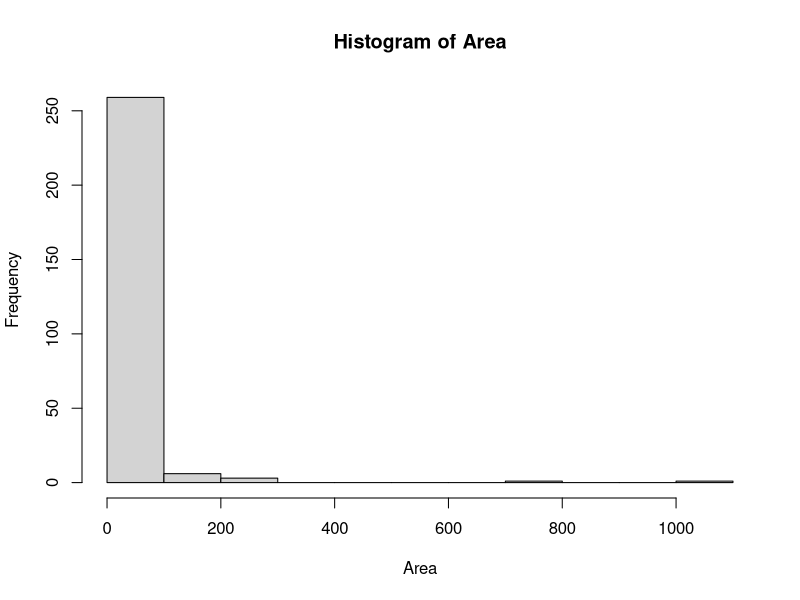
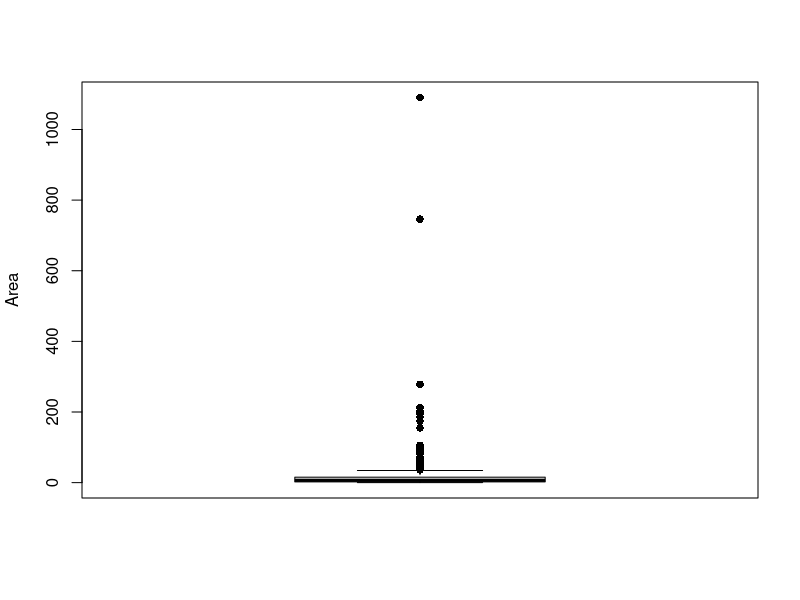
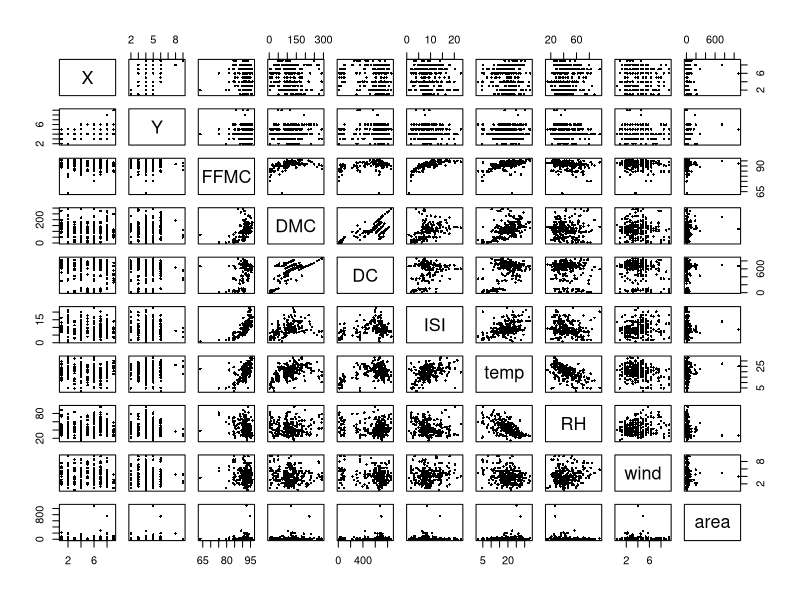
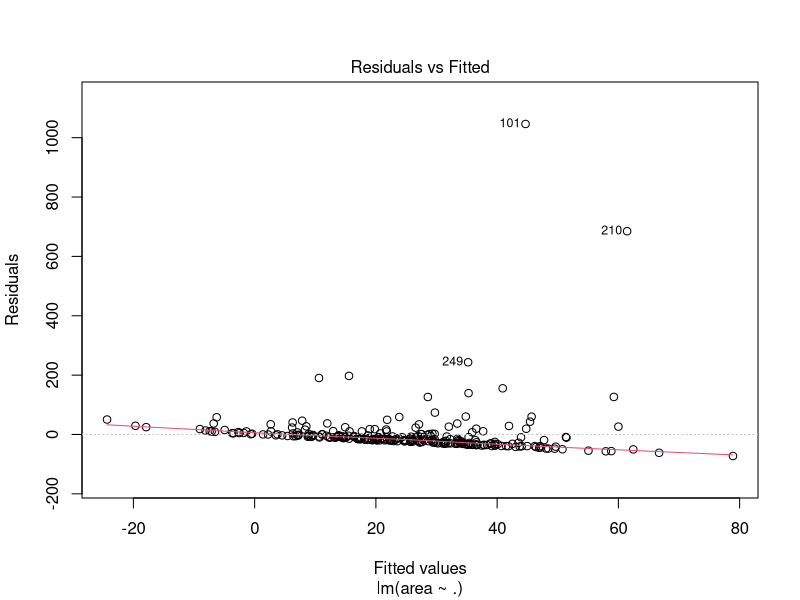
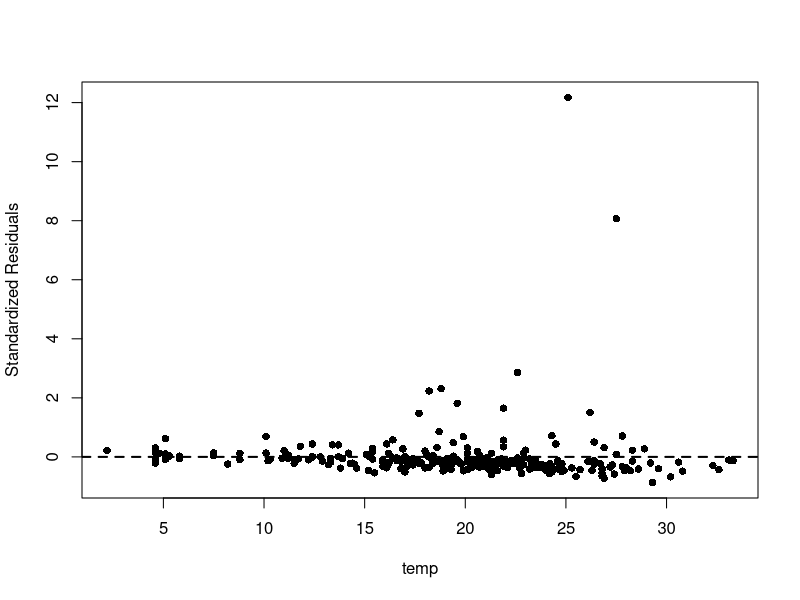
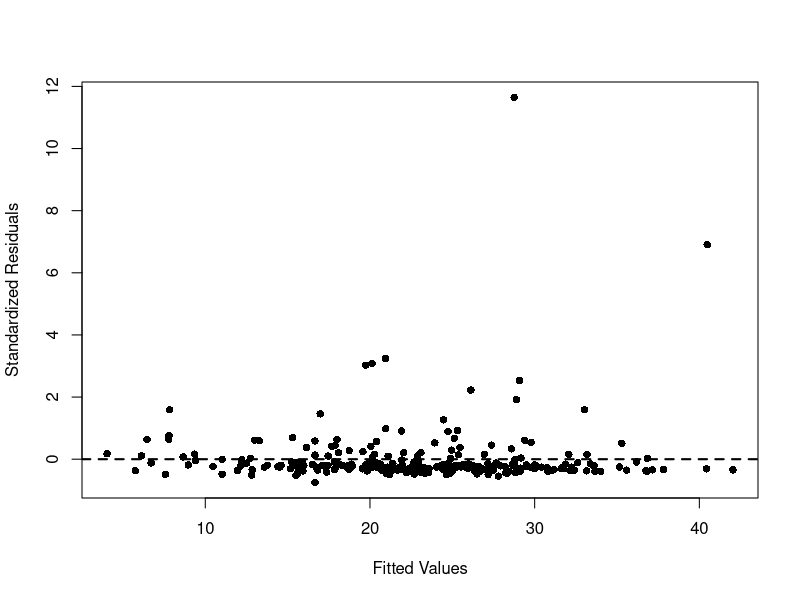
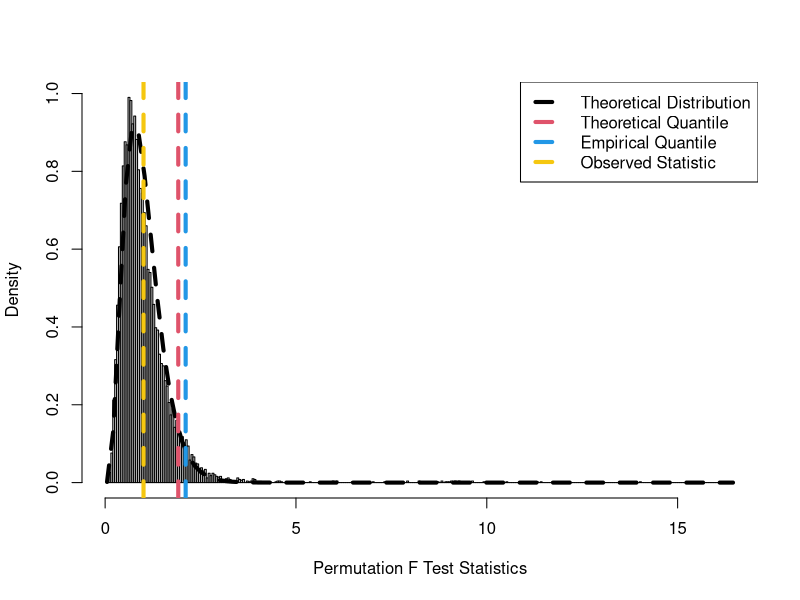
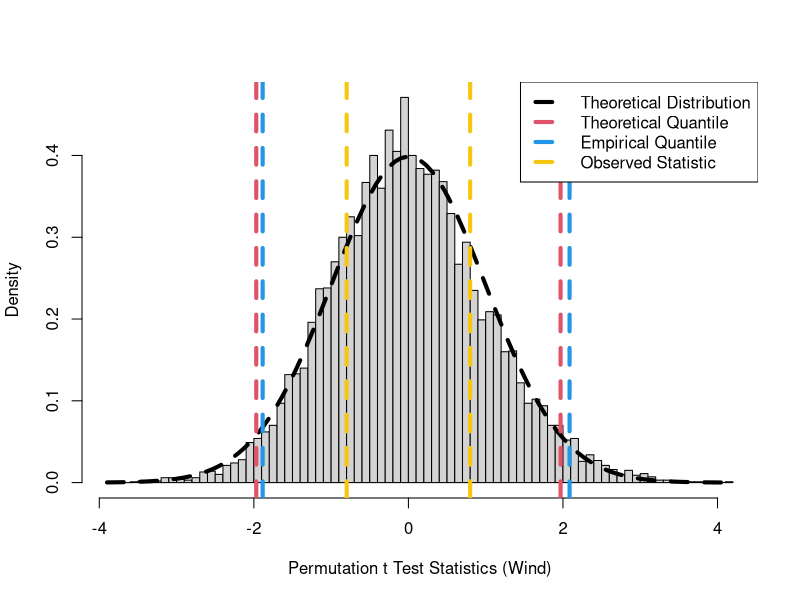

These figures' R source, in order: (Note: this script raises an error after producing the figures.)
## ---- chunk 1
knitr::opts_chunk$set(echo = TRUE)
## ---- chunk 2
library(car);library(lmtest);library(sandwich);library(sandwich);library(lmtest)
## ---- chunk 3
## Introduction to Fire Data

df = read.table("fire.txt", header = TRUE)

dim(df)
head(df)
summary(df)
## ---- chunk 4
names(df)
## ---- chunk 5
df$month = factor(df$month)
df$day = factor(df$day)

summary(df)
## ---- chunk 6
df_quant = df[, c("X", "Y", "FFMC", "DMC", "DC", "ISI",
                  "temp", "RH", "wind", "area")]

summary(df_quant)
## ---- chunk 7
Y = df_quant$area

hist(Y, xlab = "Area", main = "Histogram of Area")
boxplot(Y, ylab = "Area", pch = 16)
## ---- chunk 8
plot(df_quant, pch = 16, cex = 0.5)
## ---- chunk 9
ols_model = lm(area ~ ., df_quant)
summary(ols_model)
## ---- chunk 10
Y = df_quant$area
X = model.matrix(ols_model)

n = dim(X)[1]
p = dim(X)[2]

colnames(X)
## ---- chunk 11
beta = solve(crossprod(X), crossprod(X, Y))[,]
print(beta)

beta = ols_model$coefficients
print(beta)

residuals = Y - X %*% beta

sigma = sqrt(mean(residuals^2))
print(sigma)

S = sqrt(sum(residuals^2) / (n - p))
print(S)

S = summary(ols_model)$sigma
print(S)
## ---- chunk 12
## Linear Constraints

R = rbind(c(0, 0, 0, 0, 50, 0, 0, 0, 10, 0),
          c(0, 0, 0, 0, 0, 0, 6, 12, 0, 0))

r = c(3, 3)
k = length(r)

print(colnames(X))
print(R)
print(r)
## ---- chunk 13
## Exact F Test

FT = crossprod(R %*% beta - r,
               solve(R %*% solve(crossprod(X), t(R)),
                     R %*% beta - r))[,] / (k * S^2)

print(FT)

pvalue_F = pf(FT, k, n - p, lower.tail = FALSE)
print(pvalue_F)

## Wald Test

WT = k * FT
print(WT)

pvalue_WT = pchisq(WT, k, lower.tail = FALSE)
print(pvalue_WT)
## ---- chunk 14
plot(ols_model, which = 1)
## ---- chunk 15
# Step 1: residuals
residuals = ols_model$residuals

# Step 2: squared residuals
Y_aux = residuals^2

# Step 3: regress squared residuals on covariates
X = model.matrix(ols_model)
aux_model = lm(Y_aux ~ X[,-1])

# Step 4: compute R^2
R2_aux = summary(aux_model)$r.squared

# Step 5: compute BP statistic
n = length(residuals)
BP_stat = n * R2_aux

# Step 6: p-value
p_value = 1 - pchisq(BP_stat, df = ncol(X) - 1)

print(BP_stat)
print(p_value)
## ---- chunk 16
vcovOLS = summary(ols_model)$sigma^2 * summary(ols_model)$cov.unscaled
print(vcovOLS)

Sigma = diag(residuals^2 / (1 - hatvalues(ols_model))^2)

vcovHC3 = summary(ols_model)$cov.unscaled %*% crossprod(X, Sigma) %*%
  X %*% summary(ols_model)$cov.unscaled

print(vcovHC3)

## ---- chunk 17

SE = cbind(
  OLS = sqrt(diag(vcovOLS)),
  HC3 = sqrt(diag(vcovHC3))
)

print(SE)
## ---- chunk 18
alpha = 0.05

CI_HC3 = cbind(
  beta - qt(1 - alpha / 2, n - p) * sqrt(diag(vcovHC3)),
  beta + qt(1 - alpha / 2, n - p) * sqrt(diag(vcovHC3))
)

colnames(CI_HC3) = colnames(confint(ols_model))
print(CI_HC3)

CI_OLS = confint(ols_model)
print(CI_OLS)
## ---- chunk 19
test = matrix(0, p, 4)
rownames(test) = names(ols_model$coefficients)
colnames(test) = colnames(summary(ols_model)$coefficients)

test[,1] = beta
test[,2] = sqrt(diag(vcovHC3))
test[,3] = test[,1] / test[,2]
test[,4] = 2 * pt(abs(test[,3]), n - p, lower.tail = FALSE)

print(test)

summary(ols_model)
## ---- chunk 20
plot(rstandard(ols_model) ~ temp, df_quant,
     ylab = "Standardized Residuals",
     pch = 16)
abline(h = 0, lty = 2, lwd = 2)
## ---- chunk 21
# IRLS with residual variance modeled as a function of temp

irls_model = ols_model
residuals_irls = irls_model$residuals

w = rep(1, nrow(df_quant))
err = Inf
tol = 1e-10
niter = 0
maxiter = 1e3

while (err > tol & niter < maxiter)
{
  
  aux = lm(log(residuals_irls^2) ~ log(temp), df_quant)
  err = sum(abs(w - exp(-aux$fitted.values))) / sum(w)
  w = exp(-aux$fitted.values)
  WLS = lm(area ~ ., df_quant, weights = w)
  residuals_irls = WLS$residuals
  niter = niter + 1
  
}

summary(aux)
summary(WLS)
## ---- chunk 22
gamma_hat = coef(aux_model)

alpha_0_hat = exp(gamma_hat[1])
alpha_1_hat = gamma_hat[2]

alpha_0_hat
alpha_1_hat

cat(
  paste0(
    "Estimated residual variance equation: sigma_i^2 = ",
    round(alpha_0_hat, 4),
    " * temp_i^",
    round(alpha_1_hat, 4)
  )
)
## ---- chunk 23
ols_summary = summary(ols_model)
irls_summary = summary(irls_model)

compare_ols_irls = data.frame(
  Variable = names(coef(ols_model)),
  OLS_Estimate = coef(ols_model),
  OLS_SE = ols_summary$coefficients[, "Std. Error"],
  OLS_t = ols_summary$coefficients[, "t value"],
  OLS_p_value = ols_summary$coefficients[, "Pr(>|t|)"],
  IRLS_Estimate = coef(irls_model),
  IRLS_SE = irls_summary$coefficients[, "Std. Error"],
  IRLS_t = irls_summary$coefficients[, "t value"],
  IRLS_p_value = irls_summary$coefficients[, "Pr(>|t|)"]
)

print(compare_ols_irls)
## ---- chunk 24
ols_ci = confint(ols_model, level = 0.95)
irls_ci = confint(irls_model, level = 0.95)

print("--- OLS 95% CI ---")
print(ols_ci)

print("--- IRLS/WLS 95% CI ---")
print(irls_ci)
## ---- chunk 25
summary(w)
## ---- chunk 26
plot(WLS$fitted.values, rstandard(WLS),
     xlab = "Fitted Values",
     ylab = "Standardized Residuals",
     pch = 16)
abline(h = 0, lty = 2, lwd = 2)
## ---- chunk 27
## Jackknife

n = nrow(df_quant)
p = length(coef(ols_model))

beta_jack = matrix(0, n, p)

for (i in 1:n)
{
  fit_i = lm(area ~ ., df_quant[-i, ])
  beta_jack[i, ] = coef(fit_i)
}

beta_bar = colMeans(beta_jack)

se_jack = sqrt((n - 1) / n *
  colSums((sweep(beta_jack, 2, beta_bar, "-"))^2))

print(se_jack)

## Bootstrap

set.seed(0)
B = 1000

beta_boot = matrix(0, B, p)

for (b in 1:B)
{
  idx = sample(1:n, n, replace = TRUE)
  fit_b = lm(area ~ ., df_quant[idx, ])
  beta_boot[b, ] = coef(fit_b)
}

se_boot = apply(beta_boot, 2, sd)

print(se_boot)
## ---- chunk 28

se_ols = summary(ols_model)$coefficients[,2]
alpha = 0.05
beta_hat = coef(ols_model)


CI_normal = cbind(
  beta_hat - qnorm(1 - alpha/2) * se_boot,
  beta_hat + qnorm(1 - alpha/2) * se_boot
)


CI_percentile = apply(beta_boot, 2, quantile, probs = c(alpha/2, 1 - alpha/2))
CI_percentile = t(CI_percentile)


CI_pivot = cbind(
  2 * beta_hat - CI_percentile[,2],
  2 * beta_hat - CI_percentile[,1]
)


var_names = names(beta_hat)

final_table = data.frame(
  Variable = var_names,
  OLS_SE = se_ols,
  Jackknife_SE = se_jack,
  Bootstrap_SE = se_boot,
  Normal_L = CI_normal[,1],
  Normal_U = CI_normal[,2],
  Percentile_L = CI_percentile[,1],
  Percentile_U = CI_percentile[,2],
  Pivot_L = CI_pivot[,1],
  Pivot_U = CI_pivot[,2]
)


final_table[,-1] = round(final_table[,-1], 3)

print(final_table)
## ---- chunk 29
### Permutation test of full model and wind

set.seed(0)
alpha = 0.05
B = 10000

Y = df_quant$area
X = model.matrix(ols_model)
n = dim(X)[1]
p = dim(X)[2] - 1
## ---- chunk 30
## Permutation F test: overall model significance

f_observed = summary(ols_model)$fstatistic[1]
df_f1 = summary(ols_model)$fstatistic[2]
df_f2 = summary(ols_model)$fstatistic[3]

p_val_F_theory = pf(f_observed, df_f1, df_f2, lower.tail = FALSE)

f_permuted = numeric(B)

for (i in 1:B)
{
  perm_y = sample(Y)
  perm_model = lm(perm_y ~ ., data = df_quant[, names(df_quant) != "area"])
  f_permuted[i] = summary(perm_model)$fstatistic[1]
}

p_val_F_perm = (1 + sum(f_permuted >= f_observed)) / (1 + B)

print(f_observed)
print(p_val_F_theory)
print(p_val_F_perm)
## ---- chunk 31
## Plot for permutation F test

hist(f_permuted, "FD", freq = FALSE, main = NA,
     xlab = "Permutation F Test Statistics",
     ylab = "Density")

curve(df(x, df_f1, df_f2), add = TRUE, lty = 2, lwd = 4)

abline(v = qf(1 - alpha, df_f1, df_f2), col = 2, lty = 2, lwd = 4)
abline(v = quantile(f_permuted, 1 - alpha), col = 4, lty = 2, lwd = 4)
abline(v = f_observed, col = 7, lty = 2, lwd = 4)

legend("topright",
       c("Theoretical Distribution", "Theoretical Quantile",
         "Empirical Quantile", "Observed Statistic"),
       col = c(1, 2, 4, 7),
       lty = rep(2, 4),
       lwd = rep(4, 4))
## ---- chunk 32
## Permutation t test for wind

model_reduced = lm(area ~ . - wind, data = df_quant)

fitted_reduced = model_reduced$fitted.values
res_reduced = model_reduced$residuals

t_observed = summary(ols_model)$coefficients["wind", "t value"]
df_t = summary(ols_model)$df[2]

p_val_t_theory = 2 * pt(abs(t_observed), df_t, lower.tail = FALSE)

t_permuted = numeric(B)

for (i in 1:B)
{
  res_star = sample(res_reduced)
  y_star = fitted_reduced + res_star
  
  temp_data = df_quant
  temp_data$area = y_star
  
  model_star = lm(area ~ ., data = temp_data)
  t_permuted[i] = summary(model_star)$coefficients["wind", "t value"]
}

p_val_t_perm = (1 + sum(abs(t_permuted) >= abs(t_observed))) / (1 + B)

print(t_observed)
print(p_val_t_theory)
print(p_val_t_perm)
## ---- chunk 33
## Plot for permutation t test

hist(t_permuted, "FD", freq = FALSE, main = NA,
     xlab = "Permutation t Test Statistics (Wind)",
     ylab = "Density")

curve(dt(x, df_t), add = TRUE, lty = 2, lwd = 4)

abline(v = qt(c(alpha / 2, 1 - alpha / 2), df_t),
       col = 2, lty = 2, lwd = 4)

abline(v = quantile(t_permuted, c(alpha / 2, 1 - alpha / 2)),
       col = 4, lty = 2, lwd = 4)

abline(v = c(t_observed, -t_observed),
       col = 7, lty = 2, lwd = 4)

legend("topright",
       c("Theoretical Distribution", "Theoretical Quantile",
         "Empirical Quantile", "Observed Statistic"),
       col = c(1, 2, 4, 7),
       lty = rep(2, 4),
       lwd = rep(4, 4))
## ---- chunk 34
## Summary table

perm_table = data.frame(
  Test = c("Overall F test", "wind t test"),
  Observed_Statistic = c(f_observed, t_observed),
  Theoretical_P_Value = c(p_val_F_theory, p_val_t_theory),
  Permutation_P_Value = c(p_val_F_perm, p_val_t_perm)
)

print(perm_table)
## ---- chunk 35
library(MASS)

df_quant_clean <- subset(df, select = -c(month, day))

bc_model <- lm(area ~ X + Y + FFMC + DMC + DC + ISI + temp + RH + wind,
               data = df_quant_clean)

bc <- boxcox(bc_model,
             lambda = seq(-2, 2, by = 0.01),
             plotit = TRUE)

best_lambda <- bc$x[which.max(bc$y)]
print(best_lambda)
## ---- chunk 36
df_quant$trans_area = log(df_quant$area)
hist(df_quant$trans_area)
## ---- chunk 37
ols_trans <- lm(trans_area ~ . - area, data = df_quant)
summary(ols_trans)
plot(ols_trans, which = 1)
## ---- chunk 38
df_quant$trans_area = log(df_quant$area)
ols_log = lm(trans_area ~ . - area, data = df_quant)

df_quant$trans_area = log1p(df_quant$area)
ols_log1p = lm(trans_area ~ . - area, data = df_quant)

compare = data.frame(
  model = c("log", "log1p"),
  n = c(nobs(ols_log), nobs(ols_log1p)),
  p = c(length(coef(ols_log)) - 1, length(coef(ols_log1p)) - 1),
  r2 = c(summary(ols_log)$r.squared, summary(ols_log1p)$r.squared),
  adj_r2 = c(summary(ols_log)$adj.r.squared, summary(ols_log1p)$adj.r.squared)
)

compare
## ---- chunk 39

r <- rstandard(ols_trans)

qqnorm(r,
       main = "Normal Q-Q Plot of Standardized Residuals",
       pch = 16)

qqline(r,
       col = "red",
       lwd = 2)
## ---- chunk 40
df$month <- factor(df$month,
                   levels = c("jan", "feb", "mar", "apr", "may", "jun",
                              "jul", "aug", "sep", "oct", "nov", "dec"),
                   ordered = TRUE)

df$day <- factor(df$day,
                 levels = c("mon", "tue", "wed", "thu", "fri", "sat", "sun"),
                 ordered = TRUE)

num_vars <- names(df)[sapply(df, is.numeric)]
cat_vars <- names(df)[!sapply(df, is.numeric)]
## ---- chunk 41
par(mfrow = c(3, 4), mar = c(4, 4, 3, 1))

for (v in num_vars) {
  hist(df[[v]],
       main = v,
       xlab = v,
       col = "lightgray",
       border = "black")
}
## ---- chunk 42
par(mfrow = c(1, length(cat_vars)), mar = c(6, 4, 3, 1))

for (v in cat_vars) {
  barplot(table(df[[v]]),
          main = v,
          ylab = "Frequency",
          col = "lightgray",
          border = "black",
          las = 2)
}
## ---- chunk 43
df = read.table("fire.txt", header = TRUE)

df_trans = df

df_trans$month = factor(df_trans$month)
df_trans$day = factor(df_trans$day)
df_trans$log_area = log(df_trans$area)

## ---- chunk 44
df_inter = df_trans[, c(
  "log_area", "day", "month",
  "X", "Y", "FFMC", "DMC", "DC", "ISI", "temp", "RH", "wind"
)]

summary(df_inter)
## ---- chunk 45
fit_day_inter = lm(
  log_area ~ day * (X + Y + FFMC + DMC + DC + ISI + temp + RH + wind),
  data = df_inter
)

summary(fit_day_inter)
anova(fit_day_inter)
## ---- chunk 46
fit_day_inter = update(fit_day_inter, . ~ . - day:FFMC)
anova(fit_day_inter)
## ---- chunk 47
fit_day_inter = update(fit_day_inter, . ~ . - day:temp)
anova(fit_day_inter)
## ---- chunk 48
fit_day_inter = update(fit_day_inter, . ~ . - temp)
anova(fit_day_inter)
## ---- chunk 49
fit_day_inter = update(fit_day_inter, . ~ . - day:RH)
anova(fit_day_inter)
## ---- chunk 50
fit_day_inter = update(fit_day_inter, . ~ . - FFMC)
anova(fit_day_inter)
## ---- chunk 51
fit_day_inter = update(fit_day_inter, . ~ . - day:DC)
anova(fit_day_inter)
## ---- chunk 52
fit_day_inter = update(fit_day_inter, . ~ . - day:wind)
anova(fit_day_inter)
## ---- chunk 53
fit_day_inter = update(fit_day_inter, . ~ . - DC)
anova(fit_day_inter)
## ---- chunk 54
fit_day_inter = update(fit_day_inter, . ~ . - day:Y)
anova(fit_day_inter)
## ---- chunk 55
fit_day_inter = update(fit_day_inter, . ~ . - Y)
anova(fit_day_inter)
## ---- chunk 56
fit_day_inter = update(fit_day_inter, . ~ . - day:X)
anova(fit_day_inter)
## ---- chunk 57
fit_day_inter = update(fit_day_inter, . ~ . - X)
anova(fit_day_inter)
## ---- chunk 58
fit_day_inter = update(fit_day_inter, . ~ . - day:ISI)
anova(fit_day_inter)
## ---- chunk 59
fit_day_inter = update(fit_day_inter, . ~ . - RH)
anova(fit_day_inter)
## ---- chunk 60
fit_day_inter = update(fit_day_inter, . ~ . - wind)
anova(fit_day_inter)
## ---- chunk 61


library(lme4)

df_mixed = df

df_mixed$month = factor(df_mixed$month)
df_mixed$day = factor(df_mixed$day)


df_mixed$log_area = log(df_mixed$area)


fit_mixed = lmer(
  log_area ~ X + Y + FFMC + DMC + DC + ISI + temp + RH + wind +
    (1 | day) + (1 | month),
  data = df_mixed
)

summary(fit_mixed, correlation = FALSE)


## ---- chunk 62

full = lmer(
  log_area ~ X + Y + FFMC + DMC + DC + ISI + temp + RH + wind +
    (1 | day) + (1 | month),
  data = df_mixed,
  REML = FALSE
)

fixed_names = c("X", "Y", "FFMC", "DMC", "DC", "ISI", "temp", "RH", "wind")

LR = numeric(length(fixed_names))
pvalue = numeric(length(fixed_names))

for (i in 1:length(fixed_names))
{
  reduced_formula = as.formula(
    paste("log_area ~",
          paste(fixed_names[-i], collapse = " + "),
          "+ (1 | day) + (1 | month)")
  )
  
  reduced = lmer(reduced_formula, data = df_mixed, REML = FALSE)
  
  LR[i] = -2 * (logLik(reduced)[1] - logLik(full)[1])
  pvalue[i] = pchisq(LR[i], 1, lower.tail = FALSE)
}

fixed_test_table = data.frame(
  Fixed_Effect = fixed_names,
  LR = LR,
  p_value = pvalue
)

fixed_test_table[,2:3] = round(fixed_test_table[,2:3], 4)

print(fixed_test_table)


## ---- chunk 63

VarCorr(full)
sigma = data.frame(summary(full)$varcor)$sdcor
names(sigma) = data.frame(summary(full)$varcor)$grp

ICC = sigma^2 / sum(sigma^2)

print(ICC)
## ---- chunk 64

ICC_table = data.frame(
  Random_Effect = names(ICC),
  ICC = ICC,
  Percent_Total_Variation = 100 * ICC
)

ICC_table[,2:3] = round(ICC_table[,2:3], 4)

print(ICC_table)
## ---- chunk 65

fit_full = lm(log_area ~ X + Y + FFMC + DMC + DC + ISI + temp + RH + wind, data = df_trans)

summary(fit_full)
## ---- chunk 66

fit_selected = step(fit_full, direction = "backward")

summary(fit_selected)
## ---- chunk 67

library(glmnet)

X = as.matrix(df_trans[, c("X", "Y", "FFMC", "DMC", "DC", "ISI", "temp", "RH", "wind")])
Y = df_trans$log_area

n = nrow(X)
P = ncol(X)
## ---- chunk 68

## Collinearity check

cor(df_trans[, c("X", "Y", "FFMC", "DMC", "DC", "ISI", "temp", "RH", "wind")])

plot(df_trans[, c("X", "Y", "FFMC", "DMC", "DC", "ISI", "temp", "RH", "wind")],
     pch = 16, cex = 0.25)
## ---- chunk 69

## Train / test split

set.seed(0)

train = sample(1:n, floor(n / 2))
test = (1:n)[-train]
## ---- chunk 70

## Ridge regression

cv.ridge = cv.glmnet(X[train,], Y[train], nfolds = 5, alpha = 0)

ridge = glmnet(X[test,], Y[test],
               alpha = 0,
               lambda = cv.ridge$lambda.min)

print(ridge$beta)
## ---- chunk 71

## Bootstrap SE for ridge coefficients

nboot = 1000

beta_ridge = matrix(0, nboot, P)
colnames(beta_ridge) = colnames(X)

for (i in 1:nboot)
{
  ind = sample(test, replace = TRUE)
  beta_ridge[i,] = glmnet(X[ind,], Y[ind],
                          alpha = 0,
                          lambda = cv.ridge$lambda.min)$beta[,]
}

SE_ridge = apply(beta_ridge, 2, sd)

print(SE_ridge)
## ---- chunk 72

## Lasso regression

cv.lasso = cv.glmnet(X[train,], Y[train], alpha = 1)

lasso = glmnet(X[test,], Y[test],
               alpha = 1,
               lambda = cv.lasso$lambda.min)

print(lasso$beta)
## ---- chunk 73
## Bootstrap SE for lasso coefficients

beta_lasso = matrix(0, nboot, P)
colnames(beta_lasso) = colnames(X)

for (i in 1:nboot)
{
  ind = sample(test, replace = TRUE)
  beta_lasso[i,] = glmnet(X[ind,], Y[ind],
                          alpha = 1,
                          lambda = cv.lasso$lambda.min)$beta[,]
}

SE_lasso = apply(beta_lasso, 2, sd)

print(SE_lasso)

## ---- chunk 74

## OLS comparison

ols = lm(log_area ~ X + Y + FFMC + DMC + DC + ISI + temp + RH + wind,
         data = df_trans)

SE_OLS = summary(ols)$coefficients[-1, 2]

comparison_table = data.frame(
  Variable = colnames(X),
  OLS_SE = SE_OLS,
  Ridge_SE = SE_ridge,
  Lasso_SE = SE_lasso
)

comparison_table[,2:4] = round(comparison_table[,2:4], 4)

print(comparison_table)
## ---- chunk 75

## One-way ANOVA (lecture style)
fit_aov = aov(log_area ~ month, data = df_trans)
summary(fit_aov)

## Tukey multiple comparisons (95% global level)
tukey_res = TukeyHSD(fit_aov)
tukey_res
## ---- chunk 76
## Full multiple linear model (all covariates)
fit_full = lm(log_area ~ X + Y + FFMC + DMC + DC + ISI + temp + RH + wind + month + day,
              data = df_trans)

summary(fit_full)

## ---- chunk 77
## ANOVA table (global testing perspective)
anova(fit_full)
## ---- chunk 78
## Part 14: Multiple testing corrections

alpha = 0.05

fit_full = lm(log_area ~ X + Y + FFMC + DMC + DC + ISI + temp + RH + wind + month + day,
              data = df_trans)

pvalues = summary(fit_full)$coefficients[-1, 4]
m = length(pvalues)

## No correction
No_Correction = pvalues

## Holm-Bonferroni (FWER control)
HB = p.adjust(pvalues, "holm")

## Benjamini-Hochberg (FDR control)
BH = p.adjust(pvalues, "BH")
## ---- chunk 79
testing_table = data.frame(
  Effect = names(pvalues),
  No_Correction = No_Correction,
  Holm_Bonferroni = HB,
  Benjamini_Hochberg = BH
)

testing_table[,2:4] = round(testing_table[,2:4], 4)

print(testing_table)
## ---- chunk 80
## Clean table

sum(No_Correction < alpha)
sum(HB < alpha)
sum(BH < alpha)
